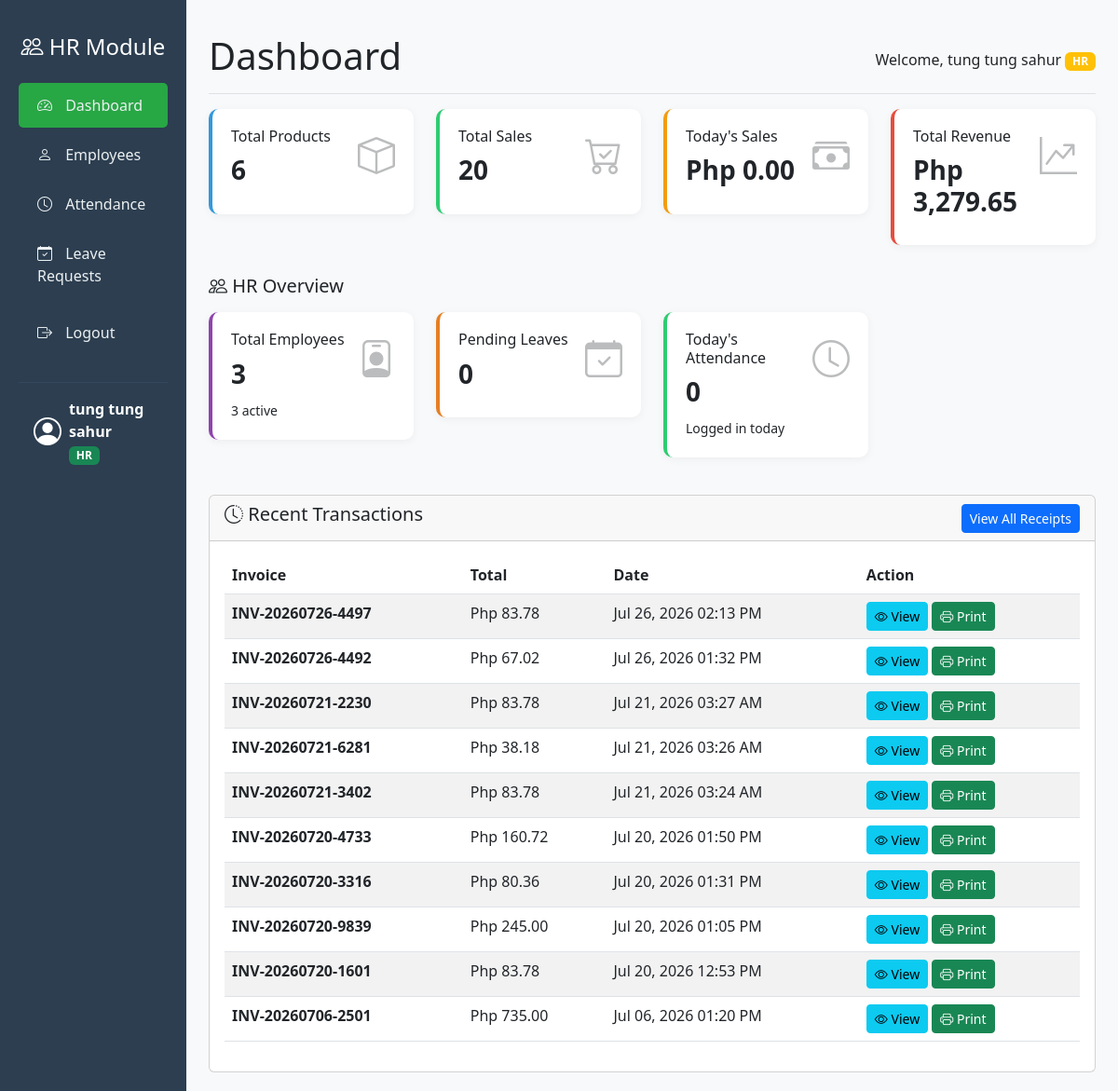
Screenshot of /pos-system/pages/dashboard.php (signed in) with the database file from the repository.
### tables this page shows
CREATE TABLE `sales` (
  `id` int(11) NOT NULL,
  `invoice_number` varchar(50) NOT NULL,
  `user_id` int(11) DEFAULT NULL,
  `customer_name` varchar(100) DEFAULT NULL,
  `subtotal_original` decimal(10,2) DEFAULT 0.00,
  `vat_amount` decimal(10,2) DEFAULT 0.00,
  `vatable_total` decimal(10,2) DEFAULT 0.00,
  `vat_exempt_total` decimal(10,2) DEFAULT 0.00,
  `vat_zero_total` decimal(10,2) DEFAULT 0.00,
  `discount_amount` decimal(10,2) DEFAULT 0.00,
  `discount_type` enum('none','senior_citizen') DEFAULT 'none',
  `senior_id` varchar(50) DEFAULT NULL,
  `grand_total` decimal(10,2) DEFAULT 0.00,
  `payment_amount` decimal(10,2) DEFAULT 0.00,
  `change_amount` decimal(10,2) DEFAULT 0.00,
  `sale_date` timestamp NOT NULL DEFAULT current_timestamp()
);

### pos-system/includes/rbac/roles.php (called while the page is built, shortened)
<?php
require_once __DIR__ . '/../../config/database.php';
if (!function_exists('getAllRoles')) {
if (!function_exists('getUserRoles')) {
    function getUserRoles($user_id) {
        global $pdo;
        $stmt = $pdo->prepare("
            SELECT r.* FROM roles r
            JOIN user_roles ur ON r.id = ur.role_id
            WHERE ur.user_id = ?
        ");
        $stmt->execute([$user_id]);
        return $stmt->fetchAll();
    }
}
}
?>

### pos-system/includes/functions.php (called while the page is built, shortened)
<?php
function formatCurrency($amount) {
    return 'Php ' . number_format($amount, 2);
}
function hasRole($role_name) {
    if (function_exists('getUserRoles')) {
        $user_roles = getUserRoles($_SESSION['user_id'] ?? 0);
        foreach ($user_roles as $r) {
            if ($r['role_name'] == $role_name) {
                return true;
            }
        }
        return false;
    }
    return false;
}
function isHR() {
    if (function_exists('hasRole')) {
        return hasRole('hr');
    }
    return isset($_SESSION['role']) && $_SESSION['role'] == 'hr';
}
function isFinance() {
    if (function_exists('hasRole')) {
        return hasRole('finance');
    }
    return isset($_SESSION['role']) && $_SESSION['role'] == 'finance';
}
function isSupply() {
    if (function_exists('hasRole')) {
        return hasRole('supply') || hasRole('ceo');
    }
    return isset($_SESSION['role']) && ($_SESSION['role'] == 'supply' || $_SESSION['role'] == 'ceo');
}
function getSidebar() {
    if (isHR()) {
        return 'includes/sidebar/hr-sidebar.php';
    } elseif (isFinance()) {
        return 'includes/sidebar/finance-sidebar.php';
    } elseif (isSupply()) {
        return 'includes/sidebar/supply-sidebar.php';
    } else {
        return 'includes/sidebar/main-sidebar.php';
    }
}
?>

### pos-system/pages/dashboard.php (the view, shortened to what this page needs)
<?php
require_once '../includes/functions.php';
require_once '../config/database.php';
require_once '../includes/header.php';
$sidebar_file = getSidebar();
if (file_exists('../' . $sidebar_file)) {
    require_once '../' . $sidebar_file;
} else {
    require_once '../includes/sidebar/main-sidebar.php';
}
?>
<main class="col-md-10 ms-sm-auto px-md-4 main-content">
    <div class="d-flex justify-content-between flex-wrap flex-md-nowrap align-items-center pt-3 pb-2 mb-3 border-bottom">
        <h1>Dashboard</h1>
        <span>
            Welcome, <?php echo $_SESSION['full_name']; ?>
            <span class="badge bg-<?php
                echo $_SESSION['role'] == 'admin' ? 'danger' :
                    ($_SESSION['role'] == 'co-admin' ? 'warning' :
                        (isHR() ? 'success' :
                            (isFinance() ? 'info' :
                                (isSupply() ? 'warning' : 'secondary'))));
            ?>">
                <?php
                if (isHR()) echo 'HR';
                elseif (isFinance()) echo 'Finance';
                elseif (isSupply()) echo 'Supply';
                else echo ucfirst($_SESSION['role'] ?? 'Staff');
                ?>
            </span>
        </span>
    </div>
    <?php
    $total_products = $pdo->query("SELECT COUNT(*) FROM products")->fetchColumn();
    $total_sales = $pdo->query("SELECT COUNT(*) FROM sales")->fetchColumn();
    $today_sales = $pdo->query("SELECT COALESCE(SUM(grand_total), 0) FROM sales WHERE DATE(sale_date) = CURDATE()")->fetchColumn();
    $total_revenue = $pdo->query("SELECT COALESCE(SUM(grand_total), 0) FROM sales")->fetchColumn();
    try {
        $total_employees = $pdo->query("SELECT COUNT(*) FROM employees")->fetchColumn();
        $active_employees = $pdo->query("SELECT COUNT(*) FROM employees WHERE status = 'active'")->fetchColumn();
        $pending_leaves = $pdo->query("SELECT COUNT(*) FROM leave_requests WHERE status = 'pending'")->fetchColumn();
        $today_attendance = $pdo->query("SELECT COUNT(*) FROM attendance WHERE date = CURDATE()")->fetchColumn();
    } catch (PDOException $e) {
        $total_employees = 0;
        $active_employees = 0;
        $pending_leaves = 0;
        $today_attendance = 0;
    }
    ?>
    <div class="row">
        <div class="col-md-3 mb-3">
            <div class="card card-stats" style="border-left: 4px solid #3498db;">
                <div class="card-body">
                    <i class="bi bi-box stat-icon"></i>
                    <h6>Total Products</h6>
                    <h3><?php echo $total_products; ?></h3>
                </div>
            </div>
        </div>
        <div class="col-md-3 mb-3">
            <div class="card card-stats" style="border-left: 4px solid #2ecc71;">
                <div class="card-body">
                    <i class="bi bi-cart-check stat-icon"></i>
                    <h6>Total Sales</h6>
                    <h3><?php echo $total_sales; ?></h3>
                </div>
            </div>
        </div>
        <div class="col-md-3 mb-3">
            <div class="card card-stats" style="border-left: 4px solid #f39c12;">
                <div class="card-body">
                    <i class="bi bi-cash-stack stat-icon"></i>
                    <h6>Today's Sales</h6>
                    <h3><?php echo formatCurrency($today_sales); ?></h3>
                </div>
            </div>
        </div>
        <div class="col-md-3 mb-3">
            <div class="card card-stats" style="border-left: 4px solid #e74c3c;">
                <div class="card-body">
                    <i class="bi bi-graph-up-arrow stat-icon"></i>
                    <h6>Total Revenue</h6>
                    <h3><?php echo formatCurrency($total_revenue); ?></h3>
                </div>
            </div>
        </div>
    </div>
    <?php if((isHR() || isAdmin()) && $total_employees > 0): ?>
    <div class="row">
        <div class="col-12">
            <h5 class="mt-3 mb-3"><i class="bi bi-people"></i> HR Overview</h5>
        </div>
        <div class="col-md-3 mb-3">
            <div class="card card-stats" style="border-left: 4px solid #8e44ad;">
                <div class="card-body">
                    <i class="bi bi-person-badge stat-icon"></i>
                    <h6>Total Employees</h6>
                    <h3><?php echo $total_employees; ?></h3>
                    <small><?php echo $active_employees; ?> active</small>
                </div>
            </div>
        </div>
        <div class="col-md-3 mb-3">
            <div class="card card-stats" style="border-left: 4px solid #e67e22;">
                <div class="card-body">
                    <i class="bi bi-calendar-check stat-icon"></i>
                    <h6>Pending Leaves</h6>
                    <h3><?php echo $pending_leaves; ?></h3>
                </div>
            </div>
        </div>
        <div class="col-md-3 mb-3">
            <div class="card card-stats" style="border-left: 4px solid #2ecc71;">
                <div class="card-body">
                    <i class="bi bi-clock stat-icon"></i>
                    <h6>Today's Attendance</h6>
                    <h3><?php echo $today_attendance; ?></h3>
                    <small>Logged in today</small>
                </div>
            </div>
        </div>
    </div>
    <?php endif; ?>
    <div class="card mt-4">
        <div class="card-header d-flex justify-content-between align-items-center">
            <h5><i class="bi bi-clock-history"></i> Recent Transactions</h5>
            <a href="receipts.php" class="btn btn-sm btn-primary">View All Receipts</a>
        </div>
        <div class="card-body">
            <div class="table-responsive">
                <table class="table table-striped table-hover">
                    <thead>
                        <tr>
                            <th>Invoice</th>
                            <th>Total</th>
                            <th>Date</th>
                            <th>Action</th>
                        </tr>
                    </thead>
                    <tbody>
                        <?php
                        $recent = $pdo->query("SELECT * FROM sales ORDER BY sale_date DESC LIMIT 10");
                        if($recent->rowCount() > 0):
                        while($row = $recent->fetch()):
                        ?>
                        <tr>
                            <td><strong><?php echo $row['invoice_number']; ?></strong></td>
                            <td><?php echo formatCurrency($row['grand_total']); ?></td>
                            <td><?php echo date('M d, Y h:i A', strtotime($row['sale_date'])); ?></td>
                            <td>
                                <a href="view-receipt.php?id=<?php echo $row['id']; ?>"
                                   target="_blank"
                                   class="btn btn-sm btn-info">
                                    <i class="bi bi-eye"></i> View
                                </a>
                                <a href="view-receipt.php?id=<?php echo $row['id']; ?>&print=1"
                                   target="_blank"
                                   class="btn btn-sm btn-success">
                                    <i class="bi bi-printer"></i> Print
                                </a>
                            </td>
                        </tr>
                        <?php endwhile; ?>
                        <?php else: ?>
                        <tr>
                            <td colspan="4" class="text-center">No transactions yet</td>
                        </tr>
                        <?php endif; ?>
                    </tbody>
                </table>
            </div>
        </div>
    </div>
</main>
<?php require_once '../includes/footer.php'; ?>

### pos-system/includes/header.php (shortened to what this page needs)
<!DOCTYPE html>
<html lang="en">
<head>
    <link href="https://cdn.jsdelivr.net/npm/bootstrap@5.3.0/dist/css/bootstrap.min.css" rel="stylesheet">
    <link rel="stylesheet" href="https://cdn.jsdelivr.net/npm/bootstrap-icons@1.11.0/font/bootstrap-icons.css">
    <link rel="stylesheet" href="../assets/css/custom.css">
</head>
<body>
    <div class="container-fluid">
        <div class="row">

### pos-system/includes/sidebar/hr-sidebar.php (shortened to what this page needs)
<?php
$current_page = basename($_SERVER['PHP_SELF']);
?>
<nav class="col-md-2 d-md-block sidebar hr-sidebar">
    <div class="position-sticky">
        <h4 class="text-white text-center py-3 brand-title">
            <i class="bi bi-people"></i> HR Module
        </h4>
        <ul class="nav flex-column">
            <li class="nav-item">
                <a class="nav-link <?php echo $current_page == 'dashboard.php' ? 'active' : ''; ?>" href="../../pages/dashboard.php">
                    <i class="bi bi-speedometer2"></i> Dashboard
                </a>
            </li>
            <li class="nav-item">
                <a class="nav-link <?php echo $current_page == 'employees.php' ? 'active' : ''; ?>" href="../modules/hr/employees.php">
                    <i class="bi bi-person"></i> Employees
                </a>
            </li>
            <li class="nav-item">
                <a class="nav-link <?php echo $current_page == 'attendance.php' ? 'active' : ''; ?>" href="../modules/hr/attendance.php">
                    <i class="bi bi-clock"></i> Attendance
                </a>
            </li>
            <li class="nav-item">
                <a class="nav-link <?php echo $current_page == 'leave-requests.php' ? 'active' : ''; ?>" href="../modules/hr/leave-requests.php">
                    <i class="bi bi-calendar-check"></i> Leave Requests
                </a>
            </li>
            <li class="nav-item mt-2">
                <a class="nav-link logout-link" href="../../actions/logout-action.php">
                    <i class="bi bi-box-arrow-right"></i> Logout
                </a>
            </li>
        </ul>
        <div class="mt-4 p-3 text-white user-info" style="border-top: 1px solid #34495e;">
            <div class="d-flex align-items-center">
                <i class="bi bi-person-circle" style="font-size: 30px;"></i>
                <div class="ms-2">
                    <div class="fw-bold"><?php echo $_SESSION['full_name'] ?? 'User'; ?></div>
                    <span class="badge bg-success">HR</span>
                </div>
            </div>
        </div>
    </div>
</nav>

### pos-system/includes/footer.php (shortened to what this page needs)
        </div>
    </div>
</body>
</html>

### pos-system/assets/css/custom.css (style rules this page uses)
body { background-color: #f8f9fa; }
.sidebar { min-height: 100vh; background: #2c3e50; padding: 20px; }
.sidebar .nav-link { color: #ecf0f1; padding: 12px 20px; border-radius: 5px; margin-bottom: 5px; transition: all 0.3s; }
.sidebar .nav-link.active { background: #3498db; }
.sidebar .nav-link i { margin-right: 10px; }
.main-content { padding: 20px; }
.card-stats { border: none; border-radius: 10px; box-shadow: 0 2px 10px rgba(0,0,0,0.05); }
.card-stats .card-body { padding: 20px; }
.card-stats h3 { font-size: 28px; font-weight: bold; margin: 10px 0; }
.card-stats .stat-icon { font-size: 40px; opacity: 0.3; float: right; }

### pos-system/includes/sidebar/hr-sidebar.php (style rules this page uses)
.hr-sidebar .nav-link.active { background: #28a745 !important; }
.hr-sidebar .brand-title { color: #28a745; }

### rows the page displays
sales: invoice_number "INV-20260726-4497", grand_total "Php 83.78", sale_date "Jul 26, 2026 02:13 PM"
sales: invoice_number "INV-20260726-4492", grand_total "Php 67.02", sale_date "Jul 26, 2026 01:32 PM"
sales: invoice_number "INV-20260721-2230", grand_total "Php 83.78", sale_date "Jul 21, 2026 03:27 AM"
sales: invoice_number "INV-20260721-6281", grand_total "Php 38.18", sale_date "Jul 21, 2026 03:26 AM"
sales: invoice_number "INV-20260721-3402", grand_total "Php 83.78", sale_date "Jul 21, 2026 03:24 AM"
sales: invoice_number "INV-20260720-4733", grand_total "Php 160.72", sale_date "Jul 20, 2026 01:50 PM"
sales: invoice_number "INV-20260720-3316", grand_total "Php 80.36", sale_date "Jul 20, 2026 01:31 PM"
sales: invoice_number "INV-20260720-9839", grand_total "Php 245.00", sale_date "Jul 20, 2026 01:05 PM"
sales: invoice_number "INV-20260720-1601", grand_total "Php 83.78", sale_date "Jul 20, 2026 12:53 PM"
sales: invoice_number "INV-20260706-2501", grand_total "Php 735.00", sale_date "Jul 06, 2026 01:20 PM"

### other values shown
$_SESSION['full_name'] "tung tung sahur"
$total_products "6"
$total_sales "20"
formatCurrency($today_sales) "Php 0.00"
formatCurrency($total_revenue) "Php 3,279.65"
$total_employees "3"
$active_employees "3"
$pending_leaves "0"
$today_attendance "0"
